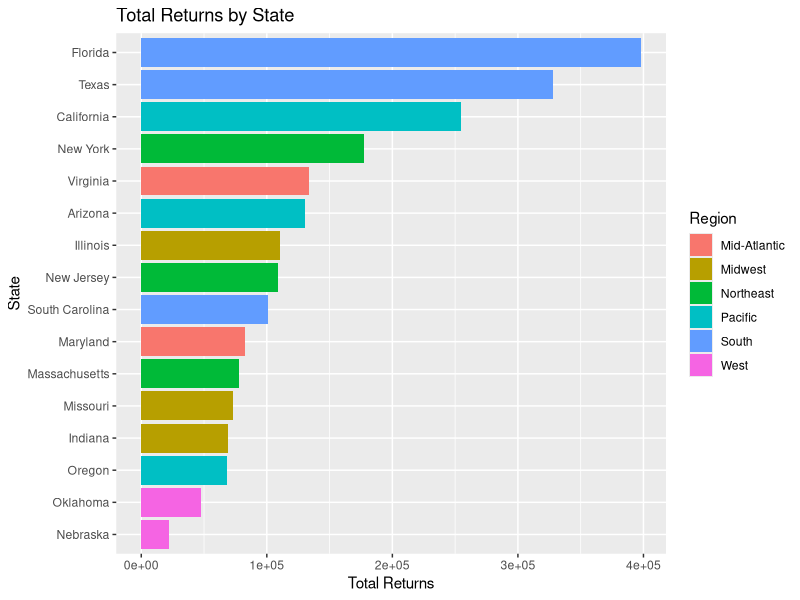

Recreate this plot in R.
## ---- chunk 1
list.files()
setwd("/Users/maxcassett/GitHub/Jour405_Spring2025/final_project.rmd")
## ---- chunk 2

target_states <- list(
  West = c("Oklahoma", "Nebraska"),
  `Mid-Atlantic` = c("Virginia", "Maryland"),
  Northeast = c("Massachusetts", "New York", "New Jersey"),
  South = c("Texas", "Florida", "South Carolina"),
  Pacific = c("California", "Oregon", "Arizona"),
  Midwest = c("Missouri", "Indiana", "Illinois")
)

## ---- chunk 3
library(readr)

info_2011_2012 <- read_csv("y2k11.csv")
info_2012_2013 <- read_csv("y2k12.csv")
info_2013_2014 <- read_csv("y2k13.csv")
info_2014_2015 <- read_csv("y2k14.csv")
info_2015_2016 <- read_csv("y2k15.csv")
info_2016_2017 <- read_csv("y2k16.csv")
info_2017_2018 <- read_csv("y2k17.csv")
info_2018_2019 <- read_csv("y2k18.csv")
info_2019_2020 <- read_csv("y2k19.csv")
info_2020_2021 <- read_csv("y2k20.csv")
info_2021_2022 <- read_csv("y2k21.csv")

## ---- chunk 4
library(tidyverse)

# Load your data (replace "y2k21.csv" with your file)
df <- read_csv("y2k21.csv")

# Reshape the data (no conflicts)
df_long <- df %>%
  pivot_longer(
    cols = starts_with("Top Origin"),
    names_to = "Rank",
    values_to = "Origin_State"
  )

# View the result
head(df_long)

## ---- chunk 5
df_long %>%
  filter(State == "Texas") %>%
  arrange(Rank)

df %>%
  select(State, `Total Returns`) %>%
  arrange(desc(`Total Returns`))

df %>%
  group_by(Region) %>%
  summarise(Total_Returns = sum(`Total Returns`, na.rm = TRUE)) %>%
  arrange(desc(Total_Returns))

ggplot(df, aes(x = reorder(State, `Total Returns`), y = `Total Returns`, fill = Region)) +
  geom_col() +
  coord_flip() +
  labs(title = "Total Returns by State", x = "State", y = "Total Returns")

